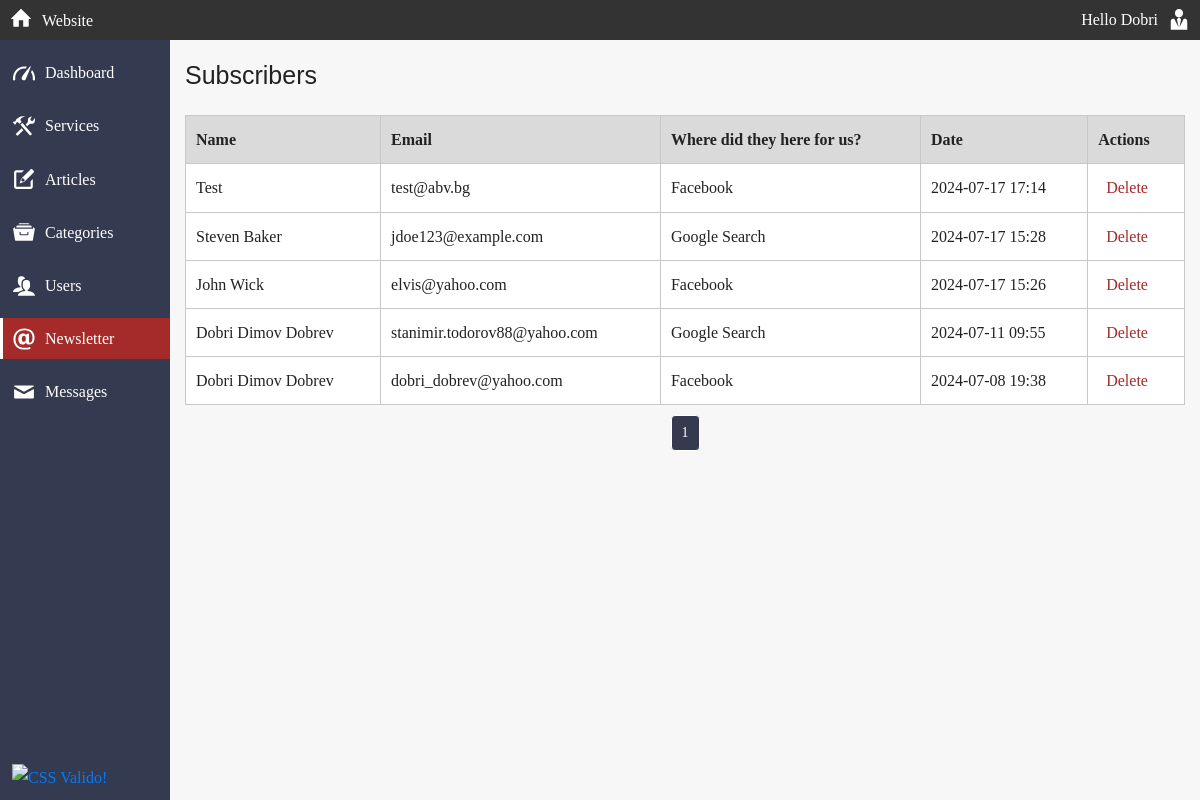
/cms_admin/subscribers.php (signed in), run on the app's committed database.
### tables this page shows
CREATE TABLE `subscribers` (
  `id` int(11) NOT NULL,
  `name` varchar(64) NOT NULL,
  `email` varchar(128) NOT NULL,
  `origin` varchar(64) NOT NULL,
  `date` timestamp NULL DEFAULT NULL
);

### cms_admin/includes/functions.php (called while the page is built, shortened)
<?php
function fetchData($con_db, $tableName, $condition = '', $orderBy = '', $limit = '') {
    $sql = "SELECT * FROM $tableName";
    if (!empty($condition)) {
        $sql .= " WHERE $condition";
    }
    if (!empty($orderBy)) {
        $sql .= " ORDER BY $orderBy";
    }
    if (!empty($limit)) {
        $sql .= " LIMIT $limit";
    }
    $query = mysqli_query($con_db, $sql);
    return mysqli_fetch_all($query, MYSQLI_ASSOC);
}
function pagination($con_db, $tableName, $currentPage, $itemsPerPage, $condition = '', $orderBy = '') {
    $offset = ($currentPage - 1) * $itemsPerPage;
    $totalRecordsSql = "SELECT COUNT(*) FROM $tableName";
    if (!empty($condition)) {
        $totalRecordsSql .= " WHERE $condition";
    }
    $totalResult = mysqli_query($con_db, $totalRecordsSql);
    $totalRow = mysqli_fetch_array($totalResult);
    $total = $totalRow[0];
    $totalPages = ceil($total / $itemsPerPage);
    $limit = "$offset, $itemsPerPage";
    $data = fetchData($con_db, $tableName, $condition, $orderBy, $limit);
    return ['data' => $data, 'totalPages' => $totalPages];
}

### cms_admin/subscribers.php (the view, shortened to what this page needs)
<?php
require "includes/admin_header.php";
$subscribersPerPage = 10;
$currentPage = isset($_GET['page']) ? (int)$_GET['page'] : 1;
$subscribersQuery = null;
if (!$subscribersQuery) {
    $subscribersPagination = pagination($con_db, 'subscribers', $currentPage, $subscribersPerPage, 'date', ' id DESC');
    $subscribers = $subscribersPagination['data'];
} else {
    $totalRecords = mysqli_num_rows($subscribersQuery);
    $totalPages = ceil($totalRecords / $subscribersPerPage);
    $offset = ($currentPage - 1) * $subscribersPerPage;
    $subscribers = mysqli_fetch_all($usersQuery, MYSQLI_ASSOC);
}
?>
<div class="container">
    <div class="admin-page">
        <h1 class="admin-page__title">Subscribers</h1>
    </div>
    <div class="default-table">
        <table class="default-table__table">
            <thead>
                <tr>
                    <th>Name</th>
                    <th>Email</th>
                    <th>Where did they here for us?</th>
                    <th>Date</th>
                    <th>Actions</th>
                </tr>
            </thead>
            <tbody>
                <?php foreach ($subscribers as $subscriber) :
                    $id = $subscriber["id"];
                    $name = $subscriber["name"];
                    $email = $subscriber["email"];
                    $origin = $subscriber["origin"];
                    $date =  $subscriber["date"];
                ?>
                    <tr>
                        <td><?= $name ?></td>
                        <td><?= $email ?></td>
                        <td><?= $origin ?></td>
                        <td><?= date("Y-m-d H:i", strtotime($date)) ?></td>
                        <td>
                            <a href="javascript:void(0);" onclick="showDeleteModal(<?= $id ?>, 'subscribers.php')" class="delete">Delete</a>
                        </td>
                    </tr>
                <?php endforeach; ?>
            </tbody>
        </table>
    </div>
    <div class="pagination">
        <a href="?page=1" title="Page 1" aria-label="Page 1" class="<?= $currentPage == 1 ? 'active' : '' ?>">1</a>
    </div>
</div>
<?php
require "includes/admin_footer.php";
?>

### data on the page
subscribers: name "Test", email "test@abv.bg", origin "Facebook", date "2024-07-17 17:14"
subscribers: name "Steven Baker", email "jdoe123@example.com", origin "Google Search", date "2024-07-17 15:28"
subscribers: name "John Wick", email "elvis@yahoo.com", origin "Facebook", date "2024-07-17 15:26"
subscribers: name "Dobri Dimov Dobrev", email "stanimir.todorov88@yahoo.com", origin "Google Search", date "2024-07-11 09:55"
subscribers: name "Dobri Dimov Dobrev", email "dobri_dobrev@yahoo.com", origin "Facebook", date "2024-07-08 19:38"

### other printed values
$_SESSION["username"] "Dobri"
